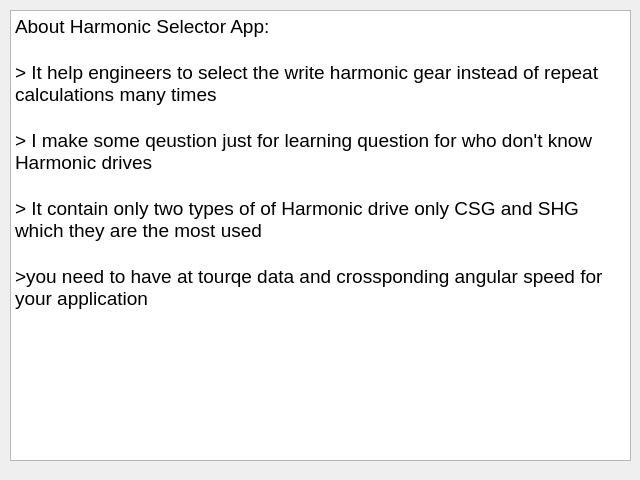
<?xml version="1.0" encoding="UTF-8"?>
<ui version="4.0">
 <class>Form</class>
 <widget class="QWidget" name="Form">
  <property name="geometry">
   <rect>
    <x>0</x>
    <y>0</y>
    <width>640</width>
    <height>480</height>
   </rect>
  </property>
  <property name="windowTitle">
   <string>Form</string>
  </property>
  <widget class="QTextBrowser" name="textBrowser">
   <property name="geometry">
    <rect>
     <x>10</x>
     <y>10</y>
     <width>621</width>
     <height>451</height>
    </rect>
   </property>
   <property name="html">
    <string>&lt;!DOCTYPE HTML PUBLIC &quot;-//W3C//DTD HTML 4.0//EN&quot; &quot;http://www.w3.org/TR/REC-html40/strict.dtd&quot;&gt;
&lt;html&gt;&lt;head&gt;&lt;meta name=&quot;qrichtext&quot; content=&quot;1&quot; /&gt;&lt;style type=&quot;text/css&quot;&gt;
p, li { white-space: pre-wrap; }
&lt;/style&gt;&lt;/head&gt;&lt;body style=&quot; font-family:'Ubuntu Sans'; font-size:11pt; font-weight:400; font-style:normal;&quot;&gt;
&lt;p style=&quot; margin-top:0px; margin-bottom:0px; margin-left:0px; margin-right:0px; -qt-block-indent:0; text-indent:0px;&quot;&gt;&lt;span style=&quot; font-size:14pt;&quot;&gt;About Harmonic Selector App:&lt;/span&gt;&lt;/p&gt;
&lt;p style=&quot;-qt-paragraph-type:empty; margin-top:0px; margin-bottom:0px; margin-left:0px; margin-right:0px; -qt-block-indent:0; text-indent:0px; font-size:14pt;&quot;&gt;&lt;br /&gt;&lt;/p&gt;
&lt;p style=&quot; margin-top:0px; margin-bottom:0px; margin-left:0px; margin-right:0px; -qt-block-indent:0; text-indent:0px;&quot;&gt;&lt;span style=&quot; font-size:14pt;&quot;&gt;&amp;gt; It help engineers to select the write harmonic gear instead of repeat calculations many times&lt;/span&gt;&lt;/p&gt;
&lt;p style=&quot;-qt-paragraph-type:empty; margin-top:0px; margin-bottom:0px; margin-left:0px; margin-right:0px; -qt-block-indent:0; text-indent:0px; font-size:14pt;&quot;&gt;&lt;br /&gt;&lt;/p&gt;
&lt;p style=&quot; margin-top:0px; margin-bottom:0px; margin-left:0px; margin-right:0px; -qt-block-indent:0; text-indent:0px;&quot;&gt;&lt;span style=&quot; font-size:14pt;&quot;&gt;&amp;gt; I make some qeustion just for learning question for who don't know Harmonic drives&lt;/span&gt;&lt;/p&gt;
&lt;p style=&quot;-qt-paragraph-type:empty; margin-top:0px; margin-bottom:0px; margin-left:0px; margin-right:0px; -qt-block-indent:0; text-indent:0px; font-size:14pt;&quot;&gt;&lt;br /&gt;&lt;/p&gt;
&lt;p style=&quot; margin-top:0px; margin-bottom:0px; margin-left:0px; margin-right:0px; -qt-block-indent:0; text-indent:0px;&quot;&gt;&lt;span style=&quot; font-size:14pt;&quot;&gt;&amp;gt; It contain only two types of of Harmonic drive only CSG and SHG which they are the most used&lt;/span&gt;&lt;/p&gt;
&lt;p style=&quot;-qt-paragraph-type:empty; margin-top:0px; margin-bottom:0px; margin-left:0px; margin-right:0px; -qt-block-indent:0; text-indent:0px; font-size:14pt;&quot;&gt;&lt;br /&gt;&lt;/p&gt;
&lt;p style=&quot; margin-top:0px; margin-bottom:0px; margin-left:0px; margin-right:0px; -qt-block-indent:0; text-indent:0px;&quot;&gt;&lt;span style=&quot; font-size:14pt;&quot;&gt;&amp;gt;you need to have at tourqe data and crossponding angular speed for your application&lt;/span&gt;&lt;/p&gt;&lt;/body&gt;&lt;/html&gt;</string>
   </property>
  </widget>
 </widget>
 <resources/>
 <connections/>
</ui>
